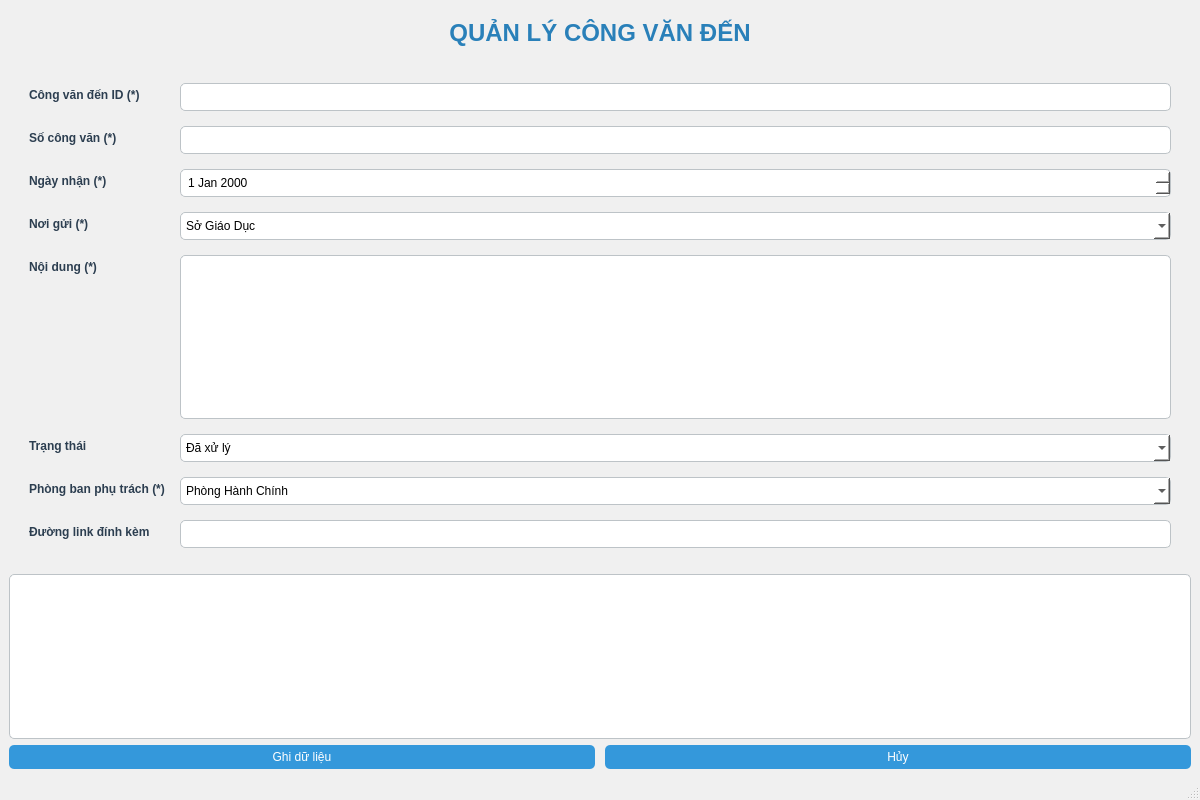
<?xml version="1.0" encoding="UTF-8"?>
<ui version="4.0">
 <class>MainWindow</class>
 <widget class="QMainWindow" name="MainWindow">
  <property name="geometry">
   <rect>
    <x>0</x>
    <y>0</y>
    <width>1200</width>
    <height>800</height>
   </rect>
  </property>
  <property name="windowTitle">
   <string>Quản Lý Công Văn Đến</string>
  </property>
  <property name="styleSheet">
   <string>
    QMainWindow {
     background-color: #f0f0f0;
    }
    QLabel {
     font-weight: bold;
     color: #2c3e50;
    }
    QLineEdit, QTextEdit, QDateEdit, QComboBox {
     border: 1px solid #bdc3c7;
     border-radius: 5px;
     padding: 5px;
     background-color: #ffffff;
    }
    QPushButton {
     background-color: #3498db;
     color: white;
     border-radius: 5px;
     padding: 5px 15px;
    }
    QPushButton:hover {
     background-color: #2980b9;
    }
    QTableWidget {
     border: 1px solid #bdc3c7;
     border-radius: 5px;
     background-color: #ffffff;
    }
    QTableWidget::item:selected {
     background-color: #3498db;
     color: white;
    }
   </string>
  </property>
  <widget class="QWidget" name="centralwidget">
   <layout class="QVBoxLayout" name="verticalLayout">
    <item>
     <widget class="QLabel" name="lblTitle">
      <property name="styleSheet">
       <string>font-size: 18pt; font-weight: bold; color: #2980b9; margin: 10px;</string>
      </property>
      <property name="text">
       <string>QUẢN LÝ CÔNG VĂN ĐẾN</string>
      </property>
      <property name="alignment">
       <set>Qt::AlignCenter</set>
      </property>
     </widget>
    </item>
    <item>
     <layout class="QFormLayout" name="formLayout">
      <property name="horizontalSpacing">
       <number>15</number>
      </property>
      <property name="verticalSpacing">
       <number>15</number>
      </property>
      <property name="leftMargin">
       <number>20</number>
      </property>
      <property name="topMargin">
       <number>20</number>
      </property>
      <property name="rightMargin">
       <number>20</number>
      </property>
      <property name="bottomMargin">
       <number>20</number>
      </property>
      <item row="0" column="0">
       <widget class="QLabel" name="lblMaVanThu">
        <property name="text">
         <string>Công văn đến ID (*)</string>
        </property>
       </widget>
      </item>
      <item row="0" column="1">
       <widget class="QLineEdit" name="txtcvid"/>
      </item>
      <item row="1" column="0">
       <widget class="QLabel" name="lblSoCongVan">
        <property name="text">
         <string>Số công văn (*)</string>
        </property>
       </widget>
      </item>
      <item row="1" column="1">
       <widget class="QLineEdit" name="txtsocongvan"/>
      </item>
      <item row="2" column="0">
       <widget class="QLabel" name="lblSoCongVan_2">
        <property name="text">
         <string>Ngày nhận (*)</string>
        </property>
       </widget>
      </item>
      <item row="2" column="1">
       <widget class="QDateEdit" name="datengaynhan"/>
      </item>
      <item row="3" column="0">
       <widget class="QLabel" name="lblSoCongVan_3">
        <property name="text">
         <string>Nơi gửi (*)</string>
        </property>
       </widget>
      </item>
      <item row="4" column="0">
       <widget class="QLabel" name="lblNoiDung">
        <property name="text">
         <string>Nội dung (*)</string>
        </property>
       </widget>
      </item>
      <item row="4" column="1">
       <widget class="QTextEdit" name="txtnoidung"/>
      </item>
      <item row="5" column="0">
       <widget class="QLabel" name="lblTrangThai_3">
        <property name="text">
         <string>Trạng thái</string>
        </property>
       </widget>
      </item>
      <item row="5" column="1">
       <widget class="QComboBox" name="cbtrangthai">
        <item>
         <property name="text">
          <string>Đã xử lý</string>
         </property>
        </item>
        <item>
         <property name="text">
          <string>Đang xử lý</string>
         </property>
        </item>
        <item>
         <property name="text">
          <string>Chưa xử lý</string>
         </property>
        </item>
       </widget>
      </item>
      <item row="6" column="0">
       <widget class="QLabel" name="lblNoiNhan">
        <property name="text">
         <string>Phòng ban phụ trách (*)</string>
        </property>
       </widget>
      </item>
      <item row="7" column="0">
       <widget class="QLabel" name="lblFileDinhKem">
        <property name="text">
         <string>Đường link đính kèm</string>
        </property>
       </widget>
      </item>
      <item row="7" column="1">
       <widget class="QLineEdit" name="txtfiledinhkem"/>
      </item>
      <item row="6" column="1">
       <widget class="QComboBox" name="cbphongban">
        <item>
         <property name="text">
          <string>Phòng Hành Chính</string>
         </property>
        </item>
        <item>
         <property name="text">
          <string>Phòng Kế Toán</string>
         </property>
        </item>
        <item>
         <property name="text">
          <string>Phòng Nhân Sự</string>
         </property>
        </item>
        <item>
         <property name="text">
          <string>Phòng Kỹ Thuật</string>
         </property>
        </item>
        <item>
         <property name="text">
          <string>Phòng Kinh Doanh</string>
         </property>
        </item>
        <item>
         <property name="text">
          <string>Phòng Tài Chính</string>
         </property>
        </item>
       </widget>
      </item>
      <item row="3" column="1">
       <widget class="QComboBox" name="cbnoigui">
        <item>
         <property name="text">
          <string>Sở Giáo Dục</string>
         </property>
        </item>
        <item>
         <property name="text">
          <string>Sở Y Tế</string>
         </property>
        </item>
        <item>
         <property name="text">
          <string>Bộ Giao Thông Vận Tải</string>
         </property>
        </item>
        <item>
         <property name="text">
          <string>Bộ Công An</string>
         </property>
        </item>
        <item>
         <property name="text">
          <string>Bộ Công Thương</string>
         </property>
        </item>
        <item>
         <property name="text">
          <string>Chính Phủ</string>
         </property>
        </item>
       </widget>
      </item>
     </layout>
    </item>
    <item>
     <widget class="QTableWidget" name="tableCongVan">
      <property name="sizePolicy">
       <sizepolicy hsizetype="Expanding" vsizetype="Expanding">
        <horstretch>0</horstretch>
        <verstretch>0</verstretch>
       </sizepolicy>
      </property>
     </widget>
    </item>
    <item>
     <layout class="QHBoxLayout" name="buttonLayout">
      <property name="spacing">
       <number>10</number>
      </property>
      <item>
       <widget class="QPushButton" name="btnghidulieu">
        <property name="text">
         <string>Ghi dữ liệu</string>
        </property>
       </widget>
      </item>
      <item>
       <widget class="QPushButton" name="btnhuy">
        <property name="text">
         <string>Hủy</string>
        </property>
       </widget>
      </item>
     </layout>
    </item>
   </layout>
  </widget>
  <widget class="QMenuBar" name="menubar">
   <property name="geometry">
    <rect>
     <x>0</x>
     <y>0</y>
     <width>1200</width>
     <height>21</height>
    </rect>
   </property>
  </widget>
  <widget class="QStatusBar" name="statusbar"/>
 </widget>
 <resources/>
 <connections/>
</ui>
